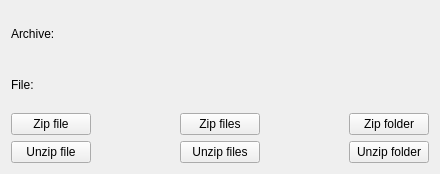
<?xml version="1.0" encoding="UTF-8"?>
<ui version="4.0">
 <class>Widget</class>
 <widget class="QWidget" name="Widget">
  <property name="geometry">
   <rect>
    <x>0</x>
    <y>0</y>
    <width>440</width>
    <height>174</height>
   </rect>
  </property>
  <property name="windowTitle">
   <string>Widget</string>
  </property>
  <layout class="QGridLayout" name="gridLayout">
   <item row="2" column="0">
    <layout class="QHBoxLayout" name="horizontalLayout">
     <item>
      <widget class="QPushButton" name="pushButton_2">
       <property name="text">
        <string>Unzip file</string>
       </property>
      </widget>
     </item>
     <item>
      <spacer name="horizontalSpacer">
       <property name="orientation">
        <enum>Qt::Horizontal</enum>
       </property>
       <property name="sizeHint" stdset="0">
        <size>
         <width>40</width>
         <height>20</height>
        </size>
       </property>
      </spacer>
     </item>
     <item>
      <widget class="QPushButton" name="pushButton_4">
       <property name="text">
        <string>Unzip files</string>
       </property>
      </widget>
     </item>
     <item>
      <spacer name="horizontalSpacer_2">
       <property name="orientation">
        <enum>Qt::Horizontal</enum>
       </property>
       <property name="sizeHint" stdset="0">
        <size>
         <width>40</width>
         <height>20</height>
        </size>
       </property>
      </spacer>
     </item>
     <item>
      <widget class="QPushButton" name="pushButton_3">
       <property name="text">
        <string>Unzip folder</string>
       </property>
      </widget>
     </item>
    </layout>
   </item>
   <item row="0" column="0">
    <layout class="QVBoxLayout" name="verticalLayout">
     <item>
      <widget class="QLabel" name="label">
       <property name="text">
        <string>Archive:</string>
       </property>
      </widget>
     </item>
     <item>
      <widget class="QLabel" name="label_2">
       <property name="text">
        <string>File:</string>
       </property>
      </widget>
     </item>
    </layout>
   </item>
   <item row="1" column="0">
    <layout class="QHBoxLayout" name="horizontalLayout_2">
     <item>
      <widget class="QPushButton" name="pushButton">
       <property name="text">
        <string>Zip file</string>
       </property>
      </widget>
     </item>
     <item>
      <spacer name="horizontalSpacer_3">
       <property name="orientation">
        <enum>Qt::Horizontal</enum>
       </property>
       <property name="sizeHint" stdset="0">
        <size>
         <width>40</width>
         <height>20</height>
        </size>
       </property>
      </spacer>
     </item>
     <item>
      <widget class="QPushButton" name="pushButton_5">
       <property name="text">
        <string>Zip files</string>
       </property>
      </widget>
     </item>
     <item>
      <spacer name="horizontalSpacer_4">
       <property name="orientation">
        <enum>Qt::Horizontal</enum>
       </property>
       <property name="sizeHint" stdset="0">
        <size>
         <width>40</width>
         <height>20</height>
        </size>
       </property>
      </spacer>
     </item>
     <item>
      <widget class="QPushButton" name="pushButton_6">
       <property name="text">
        <string>Zip folder</string>
       </property>
      </widget>
     </item>
    </layout>
   </item>
  </layout>
 </widget>
 <layoutdefault spacing="6" margin="11"/>
 <resources/>
 <connections/>
</ui>
